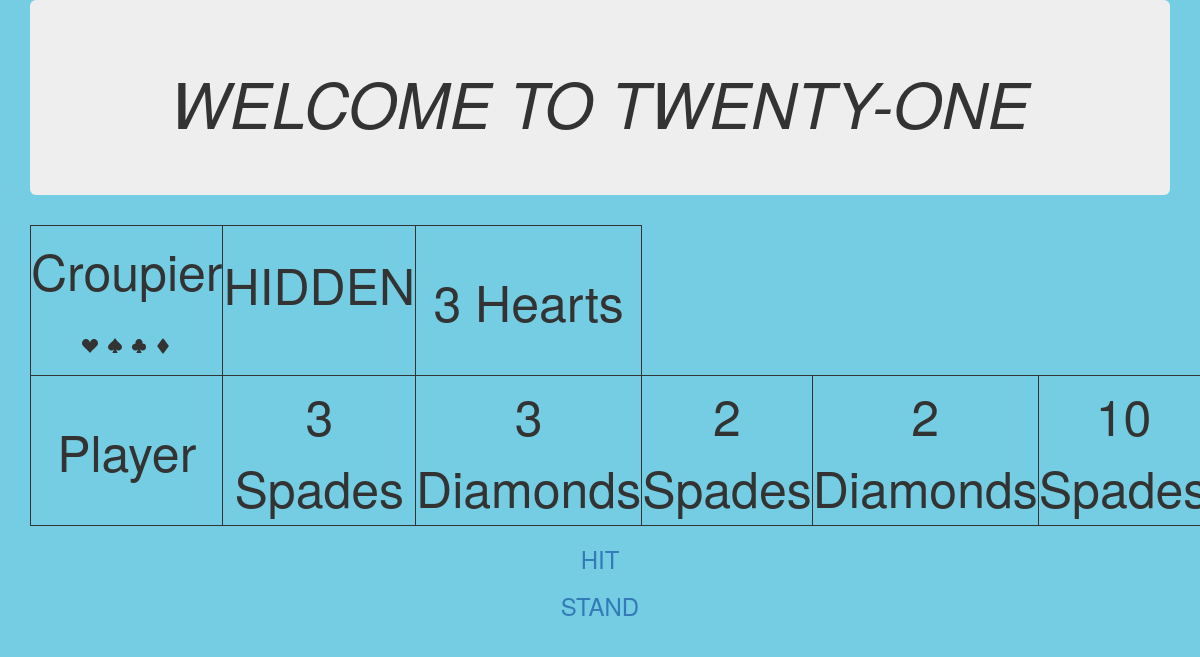
The app's page /game3/ with its own data.
### myapp/models.py (models this page shows)
class GameCard(models.Model):
    card_name = models.CharField(max_length=264, db_index=True)
    def __str__(self):
        return self.card_name

### myapp/views.py (the view)
# urls.py: path('game3/',views.game3,name='game3'),
def game3(request):
    Dcard1=GameCard.objects.order_by('card_name')[12]
    Dcard2=GameCard.objects.order_by('card_name')[10]
    Dcard3=GameCard.objects.order_by('card_name')[8]
    Dcard4=GameCard.objects.order_by('card_name')[6]
    Dcard5=GameCard.objects.order_by('card_name')[4]
    Pcard1=GameCard.objects.order_by('card_name')[11]
    Pcard2=GameCard.objects.order_by('card_name')[9]
    Pcard3=GameCard.objects.order_by('card_name')[7]
    Pcard4=GameCard.objects.order_by('card_name')[5]
    Pcard5=GameCard.objects.order_by('card_name')[3]
    my_dict={'D_C_1':Dcard1,'D_C_2':Dcard2,'P_C_1': Pcard1,'P_C_2':Pcard2,'P_C_3':Pcard3,'P_C_4':Pcard4,'P_C_5':Pcard5}
    return render(request,'myapp/game3.html',context= my_dict)

### template/myapp/game3.html
{% extends "myapp/game.html" %}
{% block content %}
<div class="container">
    <h3 class="text-center"><a href="{% url "game4" %}">HIT</a></h3>
  <h3 class="text-center"><a href="{% url "game_end3"%}">STAND</a>
{% endblock %}

### template/myapp/game.html (shortened to what this page needs)
<!DOCTYPE html>
{% load static %}
<html lang="en" dir="ltr">
  <head>
      <link rel="stylesheet" href="https://maxcdn.bootstrapcdn.com/bootstrap/3.3.7/css/bootstrap.min.css">
      <link rel="stylesheet" href="{% static 'mycss\mycss.css' %}" >
  </head>
  <body>
    <div class="container">
      <div class="jumbotron">
        <h1 class="text-center"><em>WELCOME TO TWENTY-ONE</em> </h1>
      </div>
    </div>
    <div class="container" >
      <table align='center'>
        <tr>
          <td>Croupier<h2 class="text-center">
            <svg xmlns="http://www.w3.org/2000/svg" width="16" height="16" fill="currentColor" class="bi bi-suit-heart-fill" viewBox="0 0 16 16">
            <path d="M4 1c2.21 0 4 1.755 4 3.92C8 2.755 9.79 1 12 1s4 1.755 4 3.92c0 3.263-3.234 4.414-7.608 9.608a.513.513 0 0 1-.784 0C3.234 9.334 0 8.183 0 4.92 0 2.755 1.79 1 4 1z"/>
            </svg>
            <svg xmlns="http://www.w3.org/2000/svg" width="16" height="16" fill="currentColor" class="bi bi-suit-diamond-fill" viewBox="0 0 16 16">
            <path d="M2.45 7.4L7.2 1.067a1 1 0 0 1 1.6 0L13.55 7.4a1 1 0 0 1 0 1.2L8.8 14.933a1 1 0 0 1-1.6 0L2.45 8.6a1 1 0 0 1 0-1.2z"/>
            </svg></h2>
          </td>
          {% if D_C_1 %}
          <td>HIDDEN <span><h6>{{ D_C_1 }}</h6></span></td>
          {% endif %}
          {% if D_C_2 %}
          <td>{{ D_C_2 }}</td>
          {% endif %}
        </tr>
        <tr>
          <td>Player</td>
          {% if P_C_1 %}
          <td>{{ P_C_1 }}</td>
          {% endif %}
          {% if P_C_2 %}
          <td>{{ P_C_2 }}</td>
          {% endif %}
          {% if P_C_3 %}
          <td>{{ P_C_3 }}</td>
          {% endif %}
          {% if P_C_4 %}
          <td>{{ P_C_4 }}</td>
          {% endif %}
          {% if P_C_5 %}
          <td>{{ P_C_5 }}</td>
          {% endif %}
        </tr>
      </table>
    </div>
    {% block content %}{% endblock %}
    </div>
  </body>
</html>

### static/mycss/mycss.css (style rules this page uses)
body { background-color: #74cde3 ; }
span { color: rgba(255, 0, 0, 0); }
td { height:150px; width: 150px; text-align: center; border:5px; border-style: solid; border-width: thin; font-size:50px; }

### records on screen
GameCard: card_name "3 Hearts"
GameCard: card_name "3 Spades"
GameCard: card_name "3 Diamonds"
GameCard: card_name "2 Spades"
GameCard: card_name "2 Diamonds"
GameCard: card_name "10…"
